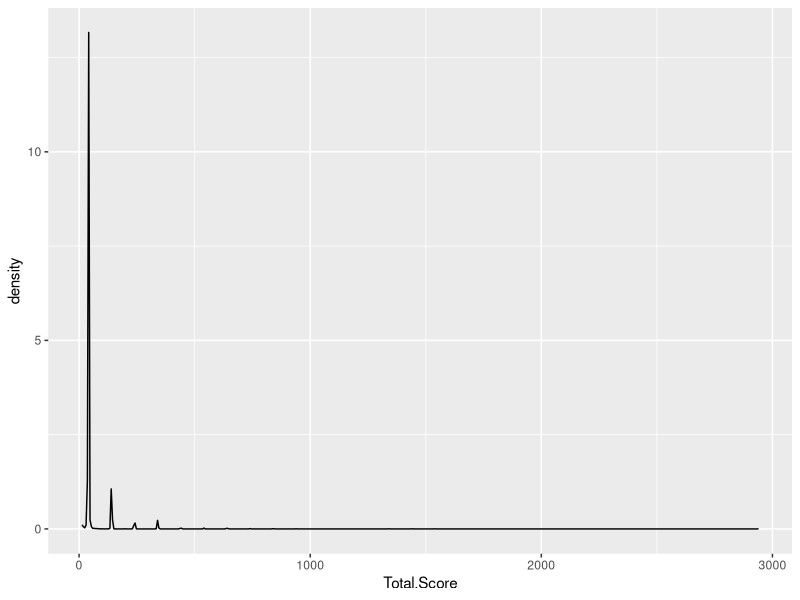

Generate this figure with R:
## ---- chunk 1
knitr::opts_chunk$set(echo = TRUE)
## ---- chunk 2
interact <- rep("interactions",25)

Suffixes <- c("suffix_1", "suffix_0")

for (each in interact) {
  interactions <- paste(interact, Suffixes, sep=" ")
}

# Part of this solution was sourced from the rmd file created for BIO-247/Lecture/R part 4
## ---- chunk 3
GBM_data <- read.csv("GBM_data.csv")

library(ggplot2)

ggplot(GBM_data, aes(x=Total.Score)) + geom_density()
## ---- chunk 4
#GBM_data$Total.Score <- cut(GBM_data$Total.Score, breaks = 0:145)
## ---- chunk 5
GBM_data$Paper.ID <- gsub("\\[", "", GBM_data$Paper.ID)
GBM_data$Paper.ID <- gsub("\\]", "", GBM_data$Paper.ID)
GBM_data$Paper.ID <- gsub("\\'", "", GBM_data$Paper.ID)
GBM_data$Paper.ID <- gsub(" ", "", GBM_data$Paper.ID)

print(length(unique(unlist(strsplit(GBM_data$Paper.ID, ",")))))

# Part of this solution was sourced from the rmd file created for BIO-247/Lecture/R part 4
